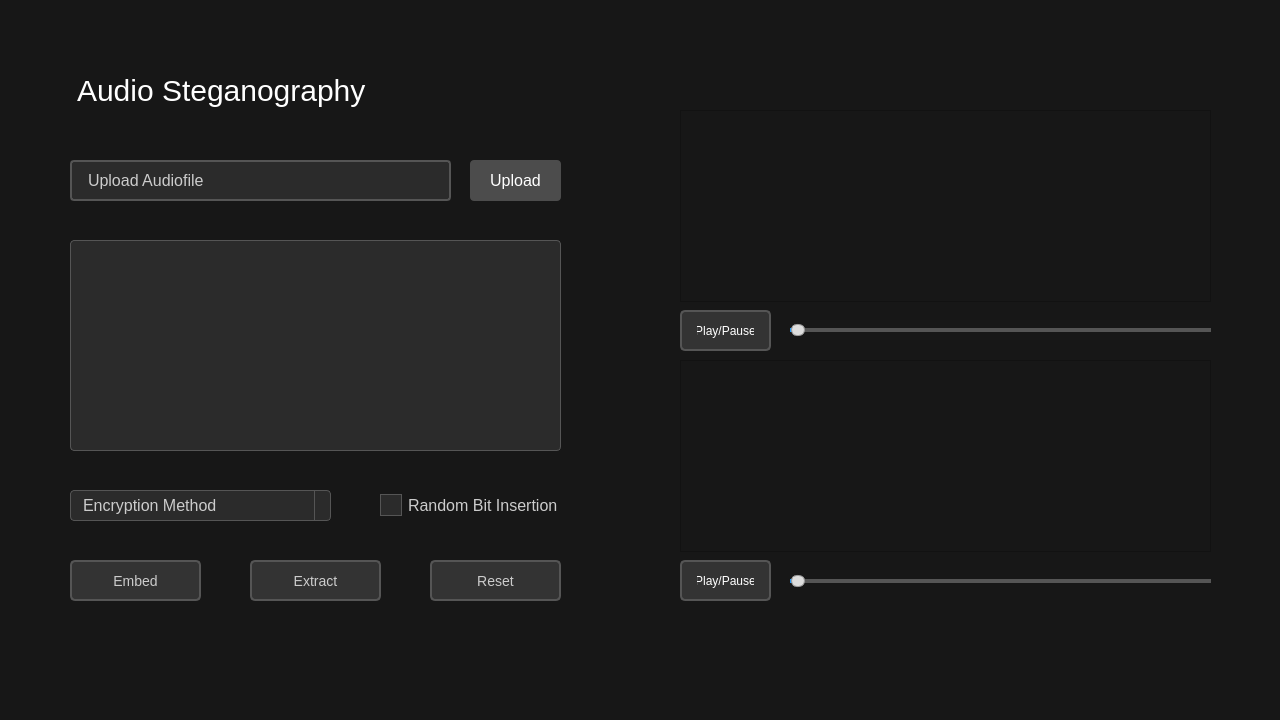
<?xml version="1.0" encoding="UTF-8"?>
<ui version="4.0">
 <class>AudioSteganographyClass</class>
 <widget class="QMainWindow" name="AudioSteganographyClass">
  <property name="windowModality">
   <enum>Qt::NonModal</enum>
  </property>
  <property name="enabled">
   <bool>true</bool>
  </property>
  <property name="geometry">
   <rect>
    <x>0</x>
    <y>0</y>
    <width>1280</width>
    <height>720</height>
   </rect>
  </property>
  <property name="sizePolicy">
   <sizepolicy hsizetype="Preferred" vsizetype="Preferred">
    <horstretch>0</horstretch>
    <verstretch>0</verstretch>
   </sizepolicy>
  </property>
  <property name="minimumSize">
   <size>
    <width>1280</width>
    <height>720</height>
   </size>
  </property>
  <property name="maximumSize">
   <size>
    <width>1280</width>
    <height>720</height>
   </size>
  </property>
  <property name="cursor">
   <cursorShape>UpArrowCursor</cursorShape>
  </property>
  <property name="windowTitle">
   <string>Audio Steganography</string>
  </property>
  <property name="autoFillBackground">
   <bool>false</bool>
  </property>
  <property name="styleSheet">
   <string notr="true">background-color: rgb(23, 23, 23);
color: white;</string>
  </property>
  <widget class="QWidget" name="centralWidget">
   <widget class="QLabel" name="title">
    <property name="geometry">
     <rect>
      <x>70</x>
      <y>50</y>
      <width>301</width>
      <height>61</height>
     </rect>
    </property>
    <property name="styleSheet">
     <string notr="true">  color: white;
  font-size: 30px;
  font-family: Arial, sans-serif;
  text-align: center;
  margin-top: 20px;</string>
    </property>
    <property name="text">
     <string>Audio Steganography</string>
    </property>
   </widget>
   <widget class="QLabel" name="uploadLabel">
    <property name="geometry">
     <rect>
      <x>70</x>
      <y>150</y>
      <width>381</width>
      <height>51</height>
     </rect>
    </property>
    <property name="styleSheet">
     <string notr="true">  display: inline-block;
  border: 2px solid #555; /* Subdued border color for a less colorful design */
  padding: 8px 12px;
  font-family: Arial, sans-serif;
  font-size: 16px;
  color: #ccc; /* Lighter text for readability against dark background */
  background-color: #2b2b2b; /* Very dark but slightly lighter than the page background */
  border-radius: 4px;
  margin-top: 10px;</string>
    </property>
    <property name="text">
     <string>Upload Audiofile</string>
    </property>
   </widget>
   <widget class="QPushButton" name="upload">
    <property name="geometry">
     <rect>
      <x>470</x>
      <y>160</y>
      <width>91</width>
      <height>41</height>
     </rect>
    </property>
    <property name="styleSheet">
     <string notr="true">QPushButton {
  background-color: #4C4C4C; /* Dark gray, clean and neutral */
  color: #fff; /* White text for contrast */
  border: none;
  padding: 10px 20px;
  font-family: Arial, sans-serif;
  font-size: 16px;
  border-radius: 4px;
}

QPushButton:hover {
  background-color: #626262; /* Slightly lighter gray on hover for interactive feedback */
}
</string>
    </property>
    <property name="text">
     <string>Upload</string>
    </property>
   </widget>
   <widget class="QTextEdit" name="messageText">
    <property name="geometry">
     <rect>
      <x>70</x>
      <y>240</y>
      <width>491</width>
      <height>211</height>
     </rect>
    </property>
    <property name="styleSheet">
     <string notr="true">QTextEdit {
  background-color: #2b2b2b; /* Dark background similar to your app's theme */
  color: #ccc; /* Light grey text for contrast */
  border: 1px solid #555; /* Subtle border */
  padding: 8px; /* Some padding inside the text edit */
  font-family: Arial, sans-serif; /* Clean, readable font */
  font-size: 16px; /* Adequate font size for readability */
  border-radius: 4px; /* Rounded corners for a modern look */

}
</string>
    </property>
   </widget>
   <widget class="QComboBox" name="EncrMethod">
    <property name="enabled">
     <bool>false</bool>
    </property>
    <property name="geometry">
     <rect>
      <x>70</x>
      <y>490</y>
      <width>261</width>
      <height>31</height>
     </rect>
    </property>
    <property name="styleSheet">
     <string notr="true">QComboBox {
  border: 1px solid #555; /* Subtle border */
  background-color: #2b2b2b; /* Dark background */
  color: #ccc; /* Light grey text for contrast */
  padding: 5px;
  padding-left: 12;
  padding-right: 20px; /* Ensure there's space for the arrow */
  border-radius: 4px; /* Rounded corners for a modern look */
  font-family: Arial, sans-serif; /* Clean, readable font */
  font-size: 16px; /* Adequate font size */
}

QComboBox:hover {
  border-color: #777; /* Slightly lighter border on hover for interactive feedback */
}

QComboBox::drop-down {
  subcontrol-origin: padding;
  subcontrol-position: top right;
  width: 15px;
  border-left: 1px solid #555; /* Ensures the arrow area is well defined */
}

QComboBox QAbstractItemView {
  border: 1px solid #555; /* Border for the dropdown list */
  background-color: #333; /* Slightly lighter than the combo box for contrast */
  color: #ccc; /* Text color */
  selection-background-color: #555; /* Background of highlighted item */
  selection-color: #ccc; /* Text color of highlighted item */
}
</string>
    </property>
    <property name="minimumContentsLength">
     <number>0</number>
    </property>
    <property name="placeholderText">
     <string>Encryption Method</string>
    </property>
    <item>
     <property name="text">
      <string>AES</string>
     </property>
    </item>
   </widget>
   <widget class="QCheckBox" name="checkBoxRandomIns">
    <property name="enabled">
     <bool>false</bool>
    </property>
    <property name="geometry">
     <rect>
      <x>380</x>
      <y>490</y>
      <width>191</width>
      <height>31</height>
     </rect>
    </property>
    <property name="styleSheet">
     <string notr="true">QCheckBox {
  color: #ccc; /* Light grey text */
  font-family: Arial, sans-serif;
  font-size: 16px;
}

QCheckBox::indicator {
  width: 20px;
  height: 20px;
  border: 1px solid #555;
  background-color: #2b2b2b;
}

QCheckBox::indicator:checked {
  background-color: #555;
}
</string>
    </property>
    <property name="text">
     <string>Random Bit Insertion</string>
    </property>
   </widget>
   <widget class="QPushButton" name="embedButton">
    <property name="geometry">
     <rect>
      <x>70</x>
      <y>560</y>
      <width>131</width>
      <height>41</height>
     </rect>
    </property>
    <property name="styleSheet">
     <string notr="true">QPushButton {
  color: #ccc; /* Light grey text color for contrast */
  background-color: #333; /* Dark grey background */
  border: 2px solid #555; /* Slightly lighter border for definition */
  padding: 5px 15px; /* Top and bottom padding, Left and right padding */
  border-radius: 5px; /* Rounded corners */
  font-family: Arial, sans-serif; /* Clean, simple font */
  font-size: 14px; /* Readable text size */
}

QPushButton:hover {
  background-color: #444; /* Slightly lighter on hover */
  border-color: #666; /* Lighter border on hover */
}

QPushButton:pressed {
  background-color: #555; /* Even lighter when pressed */
  border-color: #777; /* Lighter border when pressed */
}

QPushButton:disabled {
  color: #666; /* Dimmed text for disabled state */
  background-color: #2b2b2b; /* Darker background for disabled state */
  border: 2px solid #444; /* Darker border for disabled state */
}
</string>
    </property>
    <property name="text">
     <string>Embed</string>
    </property>
   </widget>
   <widget class="QPushButton" name="extractButton">
    <property name="geometry">
     <rect>
      <x>250</x>
      <y>560</y>
      <width>131</width>
      <height>41</height>
     </rect>
    </property>
    <property name="styleSheet">
     <string notr="true">QPushButton {
  color: #ccc; /* Light grey text color for contrast */
  background-color: #333; /* Dark grey background */
  border: 2px solid #555; /* Slightly lighter border for definition */
  padding: 5px 15px; /* Top and bottom padding, Left and right padding */
  border-radius: 5px; /* Rounded corners */
  font-family: Arial, sans-serif; /* Clean, simple font */
  font-size: 14px; /* Readable text size */
}

QPushButton:hover {
  background-color: #444; /* Slightly lighter on hover */
  border-color: #666; /* Lighter border on hover */
}

QPushButton:pressed {
  background-color: #555; /* Even lighter when pressed */
  border-color: #777; /* Lighter border when pressed */
}

QPushButton:disabled {
  color: #666; /* Dimmed text for disabled state */
  background-color: #2b2b2b; /* Darker background for disabled state */
  border: 2px solid #444; /* Darker border for disabled state */
}
</string>
    </property>
    <property name="text">
     <string>Extract</string>
    </property>
   </widget>
   <widget class="QPushButton" name="resetButton">
    <property name="geometry">
     <rect>
      <x>430</x>
      <y>560</y>
      <width>131</width>
      <height>41</height>
     </rect>
    </property>
    <property name="styleSheet">
     <string notr="true">QPushButton {
  color: #ccc; /* Light grey text color for contrast */
  background-color: #333; /* Dark grey background */
  border: 2px solid #555; /* Slightly lighter border for definition */
  padding: 5px 15px; /* Top and bottom padding, Left and right padding */
  border-radius: 5px; /* Rounded corners */
  font-family: Arial, sans-serif; /* Clean, simple font */
  font-size: 14px; /* Readable text size */
}

QPushButton:hover {
  background-color: #444; /* Slightly lighter on hover */
  border-color: #666; /* Lighter border on hover */
}

QPushButton:pressed {
  background-color: #555; /* Even lighter when pressed */
  border-color: #777; /* Lighter border when pressed */
}

QPushButton:disabled {
  color: #666; /* Dimmed text for disabled state */
  background-color: #2b2b2b; /* Darker background for disabled state */
  border: 2px solid #444; /* Darker border for disabled state */
}
</string>
    </property>
    <property name="text">
     <string>Reset</string>
    </property>
   </widget>
   <widget class="QGraphicsView" name="audioVisualizerView">
    <property name="geometry">
     <rect>
      <x>680</x>
      <y>110</y>
      <width>531</width>
      <height>192</height>
     </rect>
    </property>
   </widget>
   <widget class="QGraphicsView" name="audioVisualizerView2">
    <property name="geometry">
     <rect>
      <x>680</x>
      <y>360</y>
      <width>531</width>
      <height>192</height>
     </rect>
    </property>
   </widget>
   <widget class="QSlider" name="inputAudioSlider">
    <property name="geometry">
     <rect>
      <x>790</x>
      <y>320</y>
      <width>421</width>
      <height>21</height>
     </rect>
    </property>
    <property name="styleSheet">
     <string notr="true">QSlider::groove:horizontal {
    border: 1px solid #999999; /* Slightly visible border for the groove */
    height: 2px; /* Slimmer groove line */
    background: #333; /* Dark background for the groove */
    margin: 0px 0;
}

QSlider::handle:horizontal {
    background: #DDD; /* Light grey handle */
    border: 1px solid #999999; /* Handle border */
    width: 12px; /* Smaller handle width */
    height: 12px; /* Smaller handle height, keeping it circular */
    margin: -5px 0; /* Ensuring the handle aligns well with the groove */
    border-radius: 6px; /* Perfect circle */
}

QSlider::add-page:horizontal {
    background: #555; /* Darker shade for the part of the bar that's not active */
}

QSlider::sub-page:horizontal {
    background: #2196F3; /* YouTube's primary color for the active part of the bar */
}
</string>
    </property>
    <property name="orientation">
     <enum>Qt::Horizontal</enum>
    </property>
   </widget>
   <widget class="QSlider" name="outputAudioSlider">
    <property name="geometry">
     <rect>
      <x>790</x>
      <y>570</y>
      <width>421</width>
      <height>22</height>
     </rect>
    </property>
    <property name="styleSheet">
     <string notr="true">QSlider::groove:horizontal {
    border: 1px solid #999999; /* Slightly visible border for the groove */
    height: 2px; /* Slimmer groove line */
    background: #333; /* Dark background for the groove */
    margin: 0px 0;
}

QSlider::handle:horizontal {
    background: #DDD; /* Light grey handle */
    border: 1px solid #999999; /* Handle border */
    width: 12px; /* Smaller handle width */
    height: 12px; /* Smaller handle height, keeping it circular */
    margin: -5px 0; /* Ensuring the handle aligns well with the groove */
    border-radius: 6px; /* Perfect circle */
}

QSlider::add-page:horizontal {
    background: #555; /* Darker shade for the part of the bar that's not active */
}

QSlider::sub-page:horizontal {
    background: #2196F3; /* YouTube's primary color for the active part of the bar */
}
</string>
    </property>
    <property name="orientation">
     <enum>Qt::Horizontal</enum>
    </property>
   </widget>
   <widget class="QPushButton" name="playInputButton">
    <property name="geometry">
     <rect>
      <x>680</x>
      <y>310</y>
      <width>91</width>
      <height>41</height>
     </rect>
    </property>
    <property name="styleSheet">
     <string notr="true">QPushButton {
    background-color: #333; /* Darker background for the button */
    color: #FFF; /* White text */
    border: 2px solid #555; /* Slightly lighter border for a subtle effect */
    border-radius: 5px; /* Rounded corners */
    padding: 5px 15px; /* Top/bottom padding and left/right padding */
    font-size: 12px; /* Smaller text */
    text-align: center;
}

QPushButton:hover {
    background-color: #555; /* Slightly lighter on hover */
    border-color: #6C6C6C;
}

QPushButton:pressed {
    background-color: #222; /* Even darker when pressed */
    border-color: #444;
}
</string>
    </property>
    <property name="text">
     <string>Play/Pause</string>
    </property>
   </widget>
   <widget class="QPushButton" name="playOutputButton">
    <property name="geometry">
     <rect>
      <x>680</x>
      <y>560</y>
      <width>91</width>
      <height>41</height>
     </rect>
    </property>
    <property name="styleSheet">
     <string notr="true">QPushButton {
    background-color: #333; /* Darker background for the button */
    color: #FFF; /* White text */
    border: 2px solid #555; /* Slightly lighter border for a subtle effect */
    border-radius: 5px; /* Rounded corners */
    padding: 5px 15px; /* Top/bottom padding and left/right padding */
    font-size: 12px; /* Smaller text */
    text-align: center;
}

QPushButton:hover {
    background-color: #555; /* Slightly lighter on hover */
    border-color: #6C6C6C;
}

QPushButton:pressed {
    background-color: #222; /* Even darker when pressed */
    border-color: #444;
}
</string>
    </property>
    <property name="text">
     <string>Play/Pause</string>
    </property>
   </widget>
  </widget>
  <widget class="QStatusBar" name="statusBar"/>
 </widget>
 <layoutdefault spacing="6" margin="11"/>
 <resources>
  <include location="AudioSteganography.qrc"/>
 </resources>
 <connections/>
</ui>
